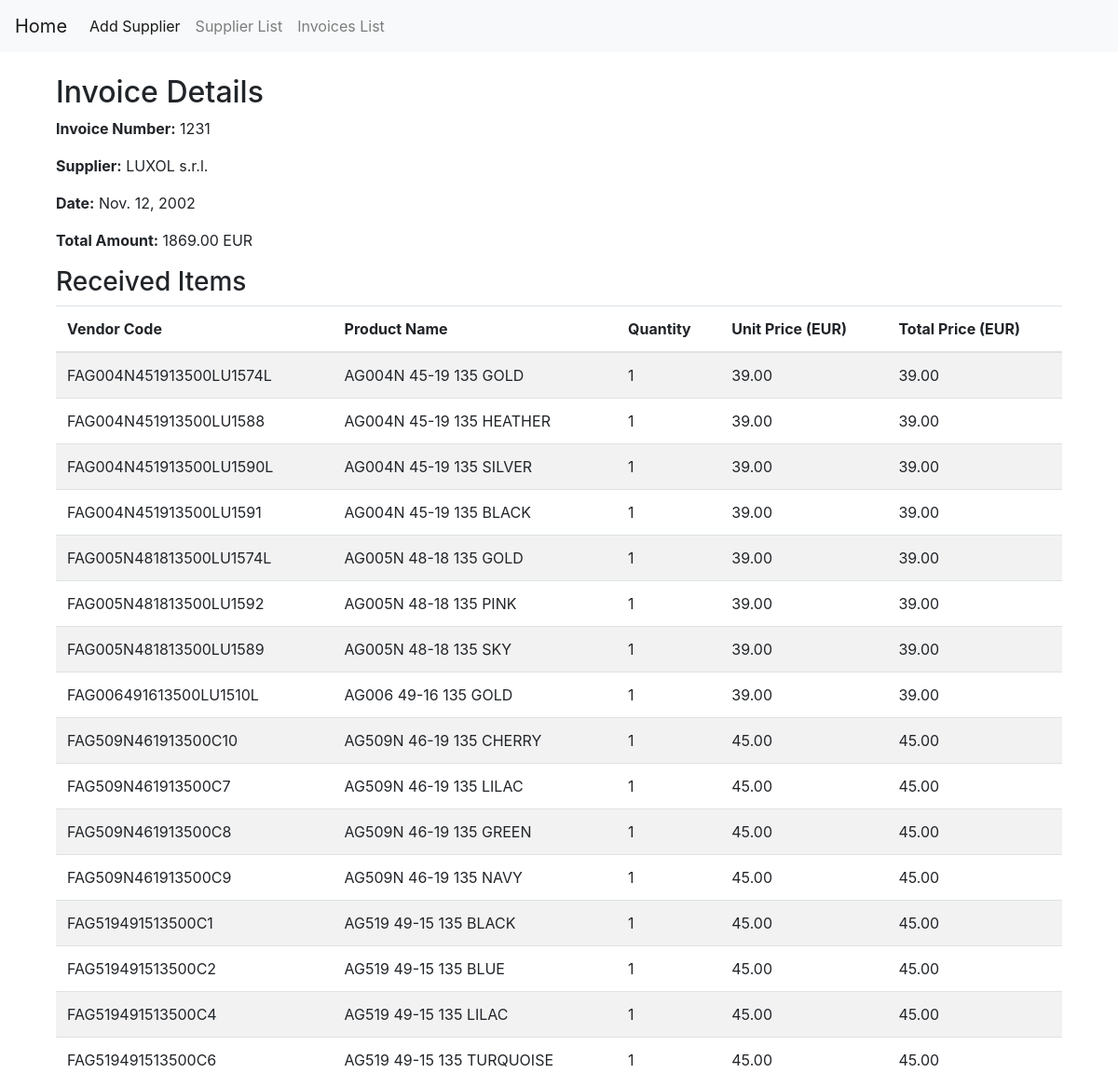
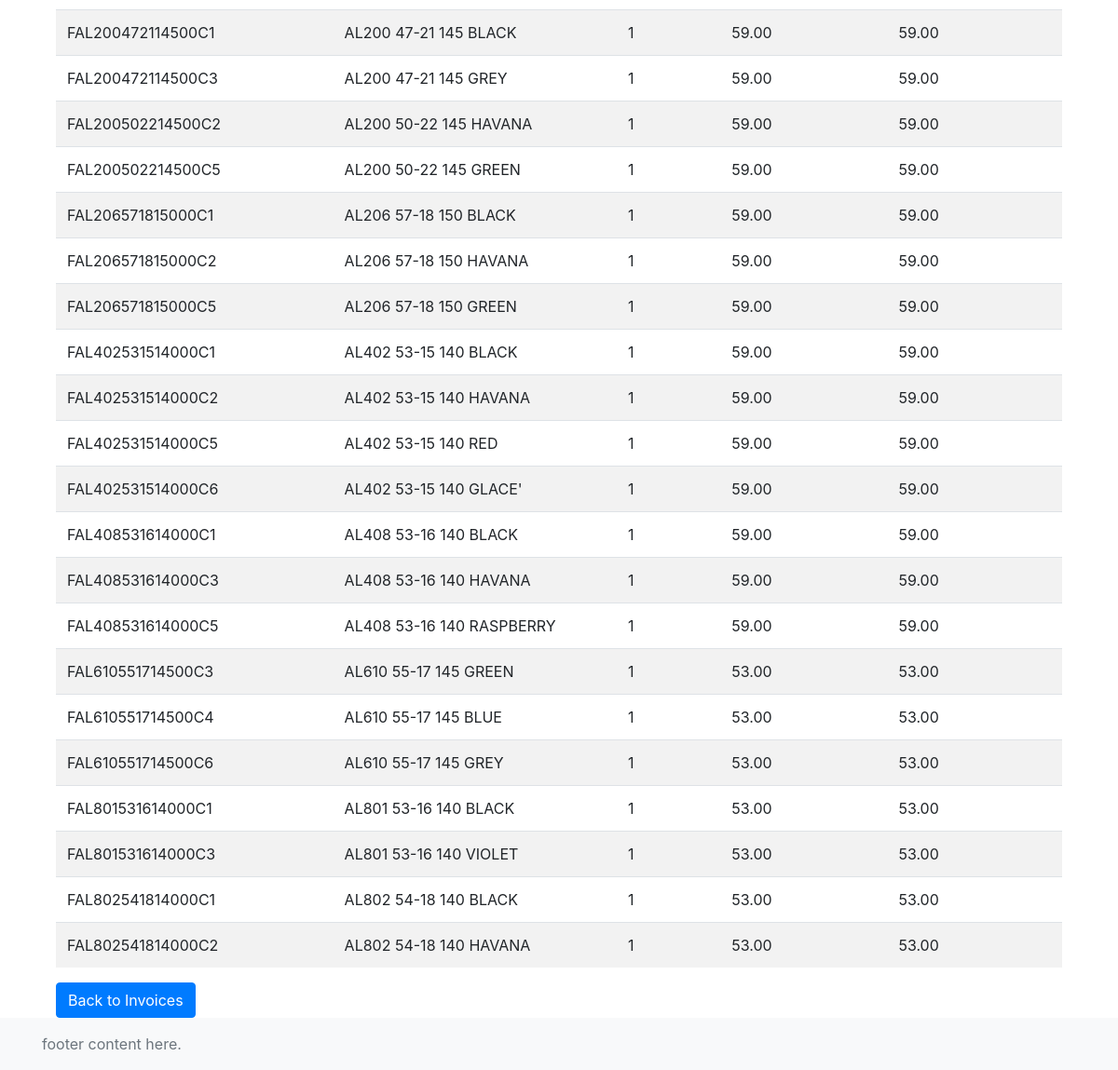
The app's page /vendors/invoices/1/ with its own data (2 pictures, top to bottom).
### vendors/models.py (models this page shows, shortened)
class Invoice(models.Model):
    supplier = models.ForeignKey(Supplier, on_delete=models.CASCADE, related_name='invoices', verbose_name=_('Supplier'))
    invoice_number = models.CharField(max_length=100, verbose_name=_('Invoice Number'))
    date = models.DateField(verbose_name=_('Invoice Date'))
    discount = models.DecimalField(max_digits=12, decimal_places=2, verbose_name=_('Discount'), blank=True, null=True)
    fee_before_discount = models.DecimalField(max_digits=12, decimal_places=2, verbose_name=_('Fee Before Discount'), blank=True, null=True)
    fee_after_discount = models.DecimalField(max_digits=12, decimal_places=2, verbose_name=_('Fee After Discount'), blank=True, null=True)
    total_amount = models.DecimalField(max_digits=12, decimal_places=2, verbose_name=_('Total Amount'))
    file = models.FileField(upload_to='invoices/', verbose_name=_('Invoice File'), blank=True, null=True)
    class Meta:
        verbose_name = _('Invoice')
        verbose_name_plural = _('Invoices')

class Supplier(models.Model):
    name = models.CharField(max_length=255, verbose_name=_('Name'))
    contact_person = models.CharField(max_length=255, verbose_name=_('Contact Person'), blank=True, null=True)
    phone_number = models.CharField(max_length=20, verbose_name=_('Phone Number'), blank=True, null=True)
    fax_number = models.CharField(max_length=20, verbose_name=_('Fax Number'), blank=True, null=True)
    email = models.EmailField(verbose_name=_('Email'), blank=True, null=True)
    website = models.URLField(verbose_name=_('Website'), blank=True, null=True)
    address = models.TextField(verbose_name=_('Address'), blank=True, null=True)
    registration_number = models.CharField(max_length=100, verbose_name=_('Registration Number'), blank=True, null=True)
    tax_code = models.CharField(max_length=100, verbose_name=_('Tax Code'), blank=True, null=True)
    vat_number = models.CharField(max_length=100, verbose_name=_('VAT Number'), blank=True, null=True)
    bank = models.CharField(max_length=255, verbose_name=_('Bank'), blank=True, null=True)
    bank_address = models.TextField(verbose_name=_('Bank Address'), blank=True, null=True)
    iban = models.CharField(max_length=100, verbose_name=_('IBAN'), blank=True, null=True)
    swift = models.CharField(max_length=100, verbose_name=_('SWIFT'), blank=True, null=True)
    class Meta:
        verbose_name = _('Supplier')
        verbose_name_plural = _('Suppliers')

class ReceivedItem(models.Model):
    invoice = models.ForeignKey(Invoice, on_delete=models.CASCADE, related_name='received_items', verbose_name=_('Invoice'))
    vendor_code = models.CharField(max_length=100, verbose_name=_('Vendor Code'))
    product_name = models.CharField(max_length=255, verbose_name=_('Product Name'))
    description = models.TextField(verbose_name=_('Description'), blank=True, null=True)
    quantity = models.PositiveIntegerField(verbose_name=_('Quantity'))
    unit_price = models.DecimalField(max_digits=10, decimal_places=2, verbose_name=_('Unit Price'))
    total_price = models.DecimalField(max_digits=12, decimal_places=2, verbose_name=_('Total Price'))
    class Meta:
        verbose_name = _('Received Item')
        verbose_name_plural = _('Received Items')

### vendors/views.py (the view)
# urls.py: path('invoices/<int:pk>/', InvoiceDetailView.as_view(), name='invoice_detail'),
class InvoiceDetailView(DetailView):
    model = Invoice
    template_name = 'vendors/invoice_detail.html'
    context_object_name = 'invoice'

### vendors/templates/vendors/invoice_detail.html
{% extends 'vendors/base.html' %}
{% load static %}
{% load i18n %}
{% block content %}
  <div class="container mt-4">
    <h2>{% trans "Invoice Details" %}</h2>
    <p><strong>{% trans "Invoice Number" %}:</strong> {{ invoice.invoice_number }}</p>
    <p><strong>{% trans "Supplier" %}:</strong> {{ invoice.supplier.name }}</p>
    <p><strong>{% trans "Date" %}:</strong> {{ invoice.date }}</p>
    <p><strong>{% trans "Total Amount" %}:</strong> {{ invoice.total_amount }} EUR</p>
    <h3>{% trans "Received Items" %}</h3>
    <table class="table table-striped">
      <thead>
        <tr>
          <th scope="col">{% trans "Vendor Code" %}</th>
          <th scope="col">{% trans "Product Name" %}</th>
          <th scope="col">{% trans "Quantity" %}</th>
          <th scope="col">{% trans "Unit Price (EUR)" %}</th>
          <th scope="col">{% trans "Total Price (EUR)" %}</th>
        </tr>
      </thead>
      <tbody>
        {% for item in invoice.received_items.all %}
          <tr>
            <td>{{ item.vendor_code }}</td>
            <td>{{ item.product_name }}</td>
            <td>{{ item.quantity }}</td>
            <td>{{ item.unit_price }}</td>
            <td>{{ item.total_price }}</td>
          </tr>
        {% empty %}
          <tr>
            <td colspan="5" class="text-center">{% trans "No items received." %}</td>
          </tr>
        {% endfor %}
      </tbody>
    </table>
    <a href="{% url 'vendors:invoice_list' %}" class="btn btn-primary">{% trans "Back to Invoices" %}</a>
  </div>
{% endblock %}

### vendors/templates/vendors/base.html (shortened to what this page needs)
<!DOCTYPE html>
<html lang="en">
<head>
    <link rel="stylesheet" href="https://stackpath.bootstrapcdn.com/bootstrap/4.5.2/css/bootstrap.min.css">
</head>
<body>
    <header>
        <nav class="navbar navbar-expand-lg navbar-light bg-light">
            <a class="navbar-brand" href="{% url 'home' %}">Home</a>
            <div class="collapse navbar-collapse" id="navbarNav">
                <ul class="navbar-nav">
                    <li class="nav-item active">
                        <a class="nav-link" href="{% url 'vendors:supplier_add' %}">Add Supplier</a>
                    </li>
                    <li class="nav-item">
                        <a class="nav-link" href="{% url 'vendors:supplier_list' %}">Supplier List</a>
                    </li>
                    <li class="nav-item">
                        <a class="nav-link" href="{% url 'vendors:invoice_list' %}">Invoices List</a>
                    </li>
                </ul>
            </div>
        </nav>
    </header>
    <main class="container mt-3">
        {% block content %}
        {% endblock %}
    </main>
    <footer class="footer mt-auto py-3 bg-light">
        <div class="container">
            <span class="text-muted">footer content here.</span>
        </div>
    </footer>
</body>
</html>

### records on screen
Invoice: invoice_number "1231", supplier.name "LUXOL s.r.l.", date "Nov. 12, 2002", total_amount "1869.00"
ReceivedItem: vendor_code "FAG004N451913500LU1574L", product_name "AG004N 45-19 135 GOLD", quantity "1", unit_price "39.00", total_price "39.00"
ReceivedItem: vendor_code "FAG004N451913500LU1588", product_name "AG004N 45-19 135 HEATHER", quantity "1", unit_price "39.00", total_price "39.00"
ReceivedItem: vendor_code "FAG004N451913500LU1590L", product_name "AG004N 45-19 135 SILVER", quantity "1", unit_price "39.00", total_price "39.00"
ReceivedItem: vendor_code "FAG004N451913500LU1591", product_name "AG004N 45-19 135 BLACK", quantity "1", unit_price "39.00", total_price "39.00"
ReceivedItem: vendor_code "FAG005N481813500LU1574L", product_name "AG005N 48-18 135 GOLD", quantity "1", unit_price "39.00", total_price "39.00"
ReceivedItem: vendor_code "FAG005N481813500LU1592", product_name "AG005N 48-18 135 PINK", quantity "1", unit_price "39.00", total_price "39.00"
ReceivedItem: vendor_code "FAG005N481813500LU1589", product_name "AG005N 48-18 135 SKY", quantity "1", unit_price "39.00", total_price "39.00"
ReceivedItem: vendor_code "FAG006491613500LU1510L", product_name "AG006 49-16 135 GOLD", quantity "1", unit_price "39.00", total_price "39.00"
ReceivedItem: vendor_code "FAG509N461913500C10", product_name "AG509N 46-19 135 CHERRY", quantity "1", unit_price "45.00", total_price "45.00"
ReceivedItem: vendor_code "FAG509N461913500C7", product_name "AG509N 46-19 135 LILAC", quantity "1", unit_price "45.00", total_price "45.00"
ReceivedItem: vendor_code "FAG509N461913500C8", product_name "AG509N 46-19 135 GREEN", quantity "1", unit_price "45.00", total_price "45.00"
ReceivedItem: vendor_code "FAG509N461913500C9", product_name "AG509N 46-19 135 NAVY", quantity "1", unit_price "45.00", total_price "45.00"
ReceivedItem: vendor_code "FAG519491513500C1", product_name "AG519 49-15 135 BLACK", quantity "1", unit_price "45.00", total_price "45.00"
ReceivedItem: vendor_code "FAG519491513500C2", product_name "AG519 49-15 135 BLUE", quantity "1", unit_price "45.00", total_price "45.00"
ReceivedItem: vendor_code "FAG519491513500C4", product_name "AG519 49-15 135 LILAC", quantity "1", unit_price "45.00", total_price "45.00"
ReceivedItem: vendor_code "FAG519491513500C6", product_name "AG519 49-15 135 TURQUOISE", quantity "1", unit_price "45.00", total_price "45.00"
ReceivedItem: vendor_code "FAL200472114500C1", product_name "AL200 47-21 145 BLACK", quantity "1", unit_price "59.00", total_price "59.00"
ReceivedItem: vendor_code "FAL200472114500C3", product_name "AL200 47-21 145 GREY", quantity "1", unit_price "59.00", total_price "59.00"
ReceivedItem: vendor_code "FAL200502214500C2", product_name "AL200 50-22 145 HAVANA", quantity "1", unit_price "59.00", total_price "59.00"
ReceivedItem: vendor_code "FAL200502214500C5", product_name "AL200 50-22 145 GREEN", quantity "1", unit_price "59.00", total_price "59.00"
ReceivedItem: vendor_code "FAL206571815000C1", product_name "AL206 57-18 150 BLACK", quantity "1", unit_price "59.00", total_price "59.00"
ReceivedItem: vendor_code "FAL206571815000C2", product_name "AL206 57-18 150 HAVANA", quantity "1", unit_price "59.00", total_price "59.00"
ReceivedItem: vendor_code "FAL206571815000C5", product_name "AL206 57-18 150 GREEN", quantity "1", unit_price "59.00", total_price "59.00"
ReceivedItem: vendor_code "FAL402531514000C1", product_name "AL402 53-15 140 BLACK", quantity "1", unit_price "59.00", total_price "59.00"
ReceivedItem: vendor_code "FAL402531514000C2", product_name "AL402 53-15 140 HAVANA", quantity "1", unit_price "59.00", total_price "59.00"
ReceivedItem: vendor_code "FAL402531514000C5", product_name "AL402 53-15 140 RED", quantity "1", unit_price "59.00", total_price "59.00"
ReceivedItem: vendor_code "FAL402531514000C6", product_name "AL402 53-15 140 GLACE'", quantity "1", unit_price "59.00", total_price "59.00"
ReceivedItem: vendor_code "FAL408531614000C1", product_name "AL408 53-16 140 BLACK", quantity "1", unit_price "59.00", total_price "59.00"
ReceivedItem: vendor_code "FAL408531614000C3", product_name "AL408 53-16 140 HAVANA", quantity "1", unit_price "59.00", total_price "59.00"
ReceivedItem: vendor_code "FAL408531614000C5", product_name "AL408 53-16 140 RASPBERRY", quantity "1", unit_price "59.00", total_price "59.00"
ReceivedItem: vendor_code "FAL610551714500C3", product_name "AL610 55-17 145 GREEN", quantity "1", unit_price "53.00", total_price "53.00"
ReceivedItem: vendor_code "FAL610551714500C4", product_name "AL610 55-17 145 BLUE", quantity "1", unit_price "53.00", total_price "53.00"
ReceivedItem: vendor_code "FAL610551714500C6", product_name "AL610 55-17 145 GREY", quantity "1", unit_price "53.00", total_price "53.00"
ReceivedItem: vendor_code "FAL801531614000C1", product_name "AL801 53-16 140 BLACK", quantity "1", unit_price "53.00", total_price "53.00"
ReceivedItem: vendor_code "FAL801531614000C3", product_name "AL801 53-16 140 VIOLET", quantity "1", unit_price "53.00", total_price "53.00"
ReceivedItem: vendor_code "FAL802541814000C1", product_name "AL802 54-18 140 BLACK", quantity "1", unit_price "53.00", total_price "53.00"
ReceivedItem: vendor_code "FAL802541814000C2", product_name "AL802 54-18 140 HAVANA", quantity "1", unit_price "53.00", total_price "53.00"
